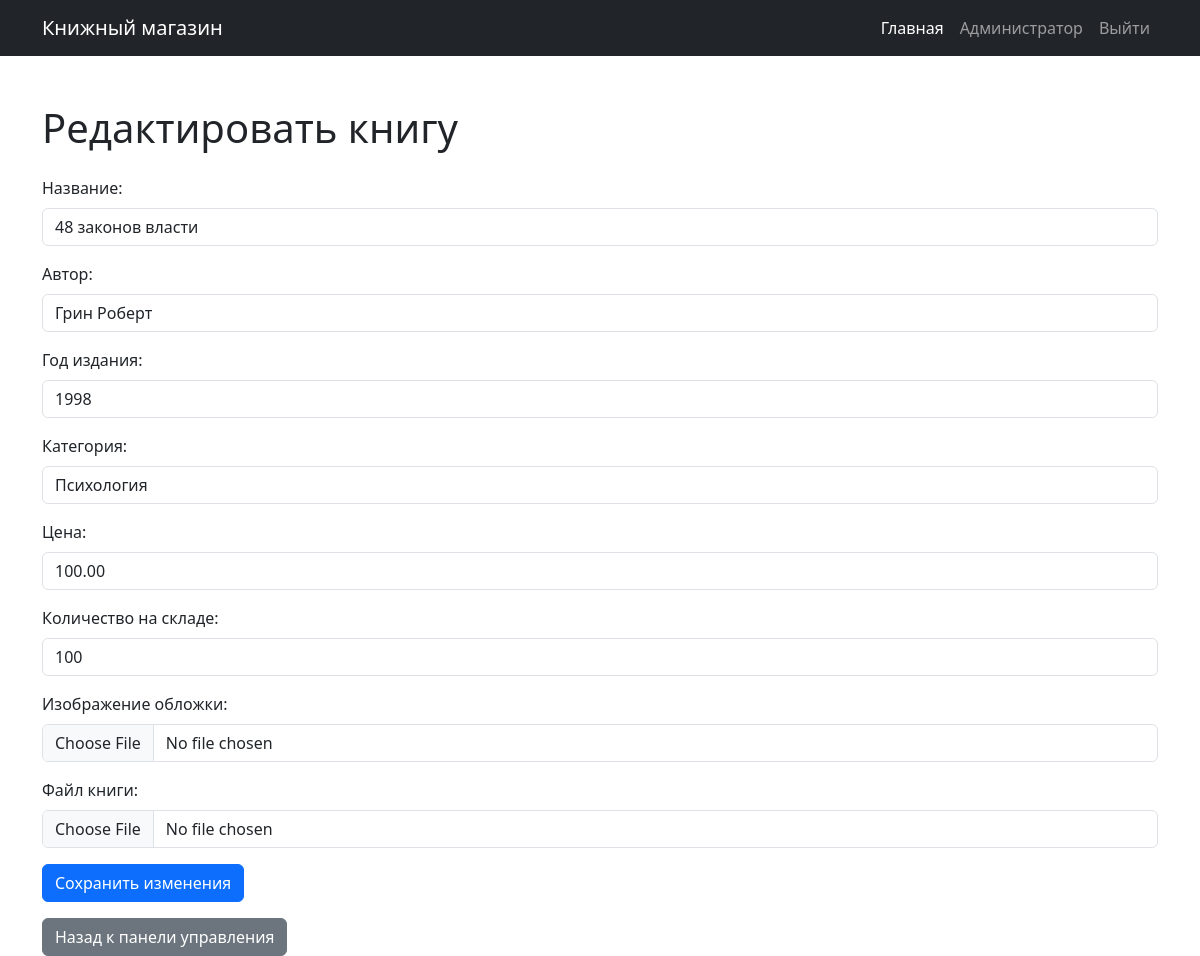
The page /php/edit_book.php?id=39 (signed in) on the database its author committed.
### tables this page shows
CREATE TABLE `books` (
  `id` int NOT NULL AUTO_INCREMENT,
  `title` varchar(255) NOT NULL,
  `author` varchar(100) NOT NULL,
  `year` int NOT NULL,
  `category` varchar(255) NOT NULL,
  `price` decimal(10,2) DEFAULT NULL,
  `stock` int NOT NULL,
  `cover` varchar(255) DEFAULT NULL,
  `file_path` varchar(255) DEFAULT NULL,
  PRIMARY KEY (`id`)
);

### php/edit_book.php (the view, shortened to what this page needs)
<?php
include('db_connect.php');
$id = (int)$_GET['id'];
$sql = "SELECT * FROM books WHERE id = ?";
$stmt = $conn->prepare($sql);
$stmt->bind_param("i", $id);
$stmt->execute();
$result = $stmt->get_result();
$row = $result->fetch_assoc();
$title = $row['title'];
$author = $row['author'];
$year = $row['year'];
$category = $row['category'];
$price = $row['price'];
$stock = $row['stock'];
?>
<!DOCTYPE html>
<html lang="ru">
<head>
	<link href="https://cdn.jsdelivr.net/npm/bootstrap@5.3.3/dist/css/bootstrap.min.css" rel="stylesheet"
>
	<link rel="stylesheet" href="/css/styles.css">
</head>
<body>
<?php include('../components/navbar.php'); ?>
<div class="container mt-5">
	<h1 class="mb-4">Редактировать книгу</h1>
	<form action="edit_book.php?id=<?php echo $id; ?>" method="post" enctype="multipart/form-data">
		<div class="mb-3">
			<label for="title" class="form-label">Название:</label>
			<input type="text" class="form-control" id="title" name="title"
			       value="<?php echo htmlspecialchars($title); ?>" required>
		</div>
		<div class="mb-3">
			<label for="author" class="form-label">Автор:</label>
			<input type="text" class="form-control" id="author" name="author"
			       value="<?php echo htmlspecialchars($author); ?>" required>
		</div>
		<div class="mb-3">
			<label for="year" class="form-label">Год издания:</label>
			<input type="number" class="form-control" id="year" name="year"
			       value="<?php echo htmlspecialchars($year); ?>" required>
		</div>
		<div class="mb-3">
			<label for="category" class="form-label">Категория:</label>
			<input type="text" class="form-control" id="category" name="category"
			       value="<?php echo htmlspecialchars($category); ?>" required>
		</div>
		<div class="mb-3">
			<label for="price" class="form-label">Цена:</label>
			<input type="number" step="0.01" class="form-control" id="price" name="price"
			       value="<?php echo htmlspecialchars($price); ?>" required>
		</div>
		<div class="mb-3">
			<label for="stock" class="form-label">Количество на складе:</label>
			<input type="number" class="form-control" id="stock" name="stock"
			       value="<?php echo htmlspecialchars($stock); ?>" required>
		</div>
		<div class="mb-3">
			<label for="cover_image" class="form-label">Изображение обложки:</label>
			<input type="file" class="form-control" id="cover_image" name="cover_image">
		</div>
		<div class="mb-3">
			<label for="book_file" class="form-label">Файл книги:</label>
			<input type="file" class="form-control" id="book_file" name="book_file">
		</div>
		<button type="submit" class="btn btn-primary">Сохранить изменения</button>
	</form>
	<a href="admin_dashboard.php" class="btn btn-secondary mt-3">Назад к панели управления</a>
</div>
</body>
</html>

### rows shown on the page
books: title "48 законов власти", author "Грин Роберт", year "1998", category "Психология", price "100.00", stock "100"
